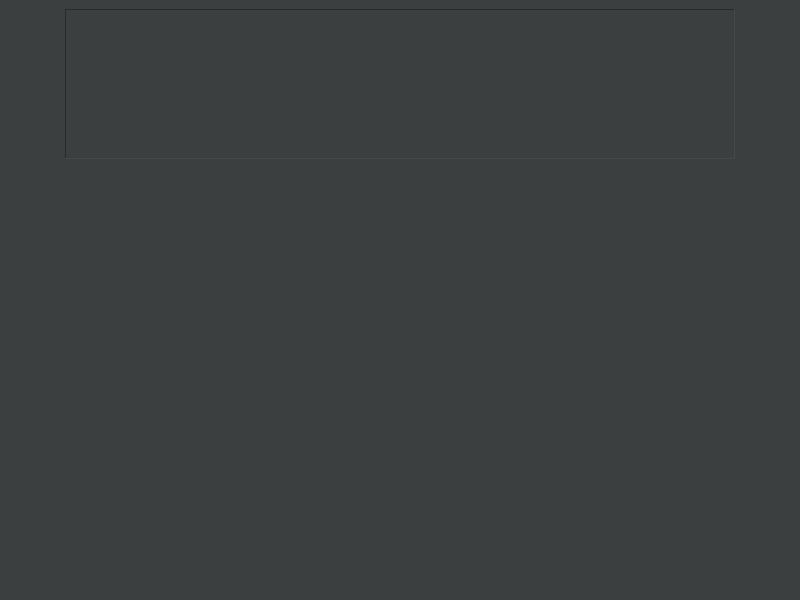
<?xml version="1.0" encoding="UTF-8"?>
<ui version="4.0">
 <class>MainWindow</class>
 <widget class="QMainWindow" name="MainWindow">
  <property name="geometry">
   <rect>
    <x>0</x>
    <y>0</y>
    <width>800</width>
    <height>600</height>
   </rect>
  </property>
  <property name="windowTitle">
   <string>MainWindow</string>
  </property>
  <property name="windowIcon">
   <iconset resource="Resources/icons.qrc">
    <normaloff>:/icons/icons/app_icon.svg</normaloff>:/icons/icons/app_icon.svg</iconset>
  </property>
  <property name="styleSheet">
   <string notr="true">QWidget {
	color: #BBBBBB;
	background:#3B3F40;
    font-family:Rubik;
}


QLineEdit {
	font-family: Rubik;
	background-color: #545657;
	padding: 5px;
	border-color: #BBBBBB;
	border: 0,5px solid #BBBBBB ;
	border-radius: 5px;
}





QPushButton::checked{
	background: none;
	border: none;
}



QGroupBox{
	border: 1px solid #545657;
	padding: 10px;
	margin: 10px;
}




QProgressBar {
border: 0,5px solid white;
padding: 1px;
border-radius: 7px;
}

QProgressBar::chunk {
background-color: #B0CB1F;
border-radius: 7px;
border: 0,5px solid #B0CB1F;
}









QComboBox {
	color: #BBBBBB;
    border: 1px solid gray;
    border-radius: 3px;
    padding: 1px 18px 1px 3px;
    min-width: 6em;
}

QComboBox:on {
    padding-top: 3px;
    padding-left: 4px;
}

QComboBox::drop-down {
    subcontrol-origin: padding;
    subcontrol-position: top right;
    width: 16px;
    border-left-width: 1px;
    border-left-color: darkgray;
    border-left-style: solid;
    border-top-right-radius: 3px;
    border-bottom-right-radius: 3px;
}
QComboBox::down-arrow {
	width: 16px;
	height: 16px;
    image: url(:/icons/expand_more.svg);
}










QScrollBar:vertical {
    background: transparent;
    width: 7px;
	border: none;
}
QScrollBar::handle {
	background: #545657;
 	border-radius: 4px;
	min-height: 7px;
}
QScrollBar::add-line:vertical {
    border-top: solid 5px transparent;
    background: none;
    height: 20px;
    subcontrol-position: bottom;
    subcontrol-origin: padding;
}
QScrollBar::sub-line:vertical {
    border: none;
    background: none;
    height: 20px;
    subcontrol-position: top;
    subcontrol-origin: margin;
}</string>
  </property>
  <property name="iconSize">
   <size>
    <width>35</width>
    <height>35</height>
   </size>
  </property>
  <widget class="QWidget" name="centralwidget">
   <layout class="QVBoxLayout" name="verticalLayout">
    <item>
     <layout class="QHBoxLayout" name="horizontalLayout">
      <item>
       <widget class="QPushButton" name="status_button">
        <property name="minimumSize">
         <size>
          <width>50</width>
          <height>50</height>
         </size>
        </property>
        <property name="maximumSize">
         <size>
          <width>50</width>
          <height>50</height>
         </size>
        </property>
        <property name="text">
         <string/>
        </property>
        <property name="icon">
         <iconset resource="Resources/icons.qrc">
          <normaloff>:/icons/icons/ok_circle.svg</normaloff>:/icons/icons/ok_circle.svg</iconset>
        </property>
        <property name="iconSize">
         <size>
          <width>45</width>
          <height>45</height>
         </size>
        </property>
        <property name="autoDefault">
         <bool>true</bool>
        </property>
        <property name="default">
         <bool>true</bool>
        </property>
        <property name="flat">
         <bool>true</bool>
        </property>
       </widget>
      </item>
      <item>
       <widget class="QListWidget" name="status_listWidget">
        <property name="maximumSize">
         <size>
          <width>16777215</width>
          <height>150</height>
         </size>
        </property>
        <property name="frameShape">
         <enum>QFrame::Panel</enum>
        </property>
        <property name="iconSize">
         <size>
          <width>15</width>
          <height>15</height>
         </size>
        </property>
        <property name="movement">
         <enum>QListView::Static</enum>
        </property>
       </widget>
      </item>
      <item>
       <widget class="QPushButton" name="server_button">
        <property name="minimumSize">
         <size>
          <width>50</width>
          <height>50</height>
         </size>
        </property>
        <property name="maximumSize">
         <size>
          <width>50</width>
          <height>50</height>
         </size>
        </property>
        <property name="sizeIncrement">
         <size>
          <width>50</width>
          <height>50</height>
         </size>
        </property>
        <property name="text">
         <string/>
        </property>
        <property name="icon">
         <iconset resource="Resources/icons.qrc">
          <normaloff>:/icons/icons/server_disconnected.svg</normaloff>:/icons/icons/server_disconnected.svg</iconset>
        </property>
        <property name="iconSize">
         <size>
          <width>45</width>
          <height>45</height>
         </size>
        </property>
        <property name="autoDefault">
         <bool>true</bool>
        </property>
        <property name="default">
         <bool>true</bool>
        </property>
        <property name="flat">
         <bool>true</bool>
        </property>
       </widget>
      </item>
     </layout>
    </item>
    <item>
     <layout class="QGridLayout" name="gridLayout">
      <item row="0" column="0">
       <spacer name="verticalSpacer">
        <property name="orientation">
         <enum>Qt::Vertical</enum>
        </property>
        <property name="sizeHint" stdset="0">
         <size>
          <width>20</width>
          <height>40</height>
         </size>
        </property>
       </spacer>
      </item>
     </layout>
    </item>
   </layout>
  </widget>
 </widget>
 <resources>
  <include location="Resources/icons.qrc"/>
 </resources>
 <connections/>
</ui>
